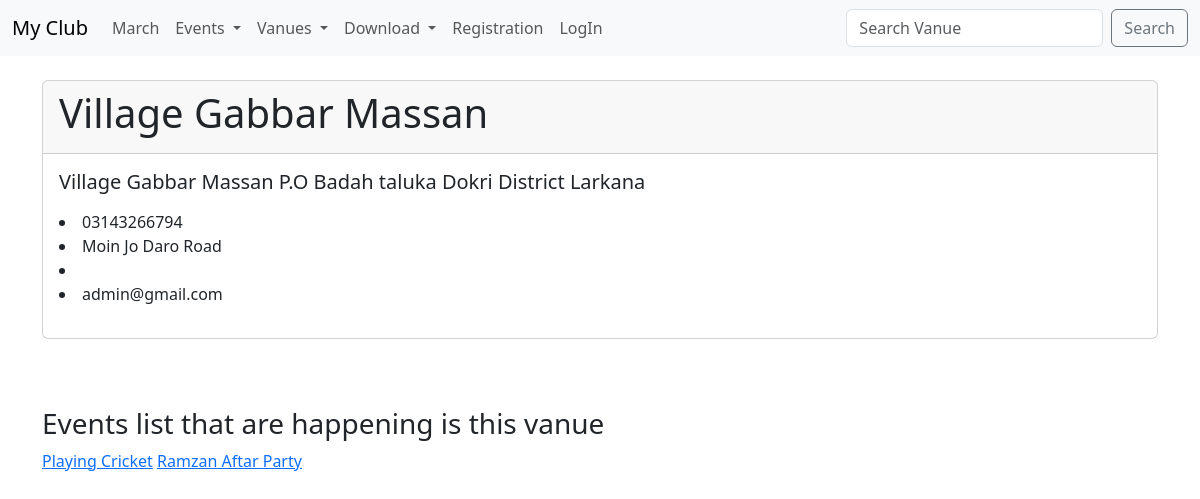
The app's page /vanue/2 with its own data.
### event/models.py (models this page shows, shortened)
class Vanue(models.Model):
    name = models.CharField(max_length=200)
    address = models.TextField()
    phone = models.CharField(max_length=15, blank=True)
    map_reference = models.CharField(max_length=50)
    owner = models.IntegerField("Vanue Owner", blank=False, default=1)
    image = models.ImageField(upload_to='images/', blank=True, null=True)

class Event(models.Model):
    title = models.CharField(max_length=200)
    description = models.TextField(blank=True)
    date = models.DateTimeField()
    created = models.DateTimeField(auto_now_add=True)
    updated = models.DateTimeField(auto_now=True)
    manager = models.ForeignKey(User, on_delete=models.SET_NULL, null=True, blank=True)
    vanue = models.ForeignKey(Vanue, on_delete=models.CASCADE, related_name='event')
    attend = models.ManyToManyField(MyUser, blank=True)
    aproved = models.BooleanField(default=False)
    def __str__(self):
        return self.title

### event/views.py (the view)
# urls.py: path("vanue/<int:id>", views.show_vanue, name='show_vanue'),
def show_vanue(request, id):
    van = Vanue.objects.get(pk=id)
    owner = User.objects.get(pk=van.owner)
    events = van.event.all()
    return render(request, "events/show_vanue.html", {"vanues": van, 'owner':owner, 'events':events})

### event/templates/events/show_vanue.html (shortened to what this page needs)
{% extends 'events/index.html'%}
{% block body %}
               <div class="card" style="margin-bottom: 20px;">
                <div class="card-header">
                    <h1>{{vanues.name}}</h1>
                </div>
                <div class="card-body">
                  <h5 class="card-title"> {{vanues.address}}</h5>
                  <p class="card-text">
                    <li>{{vanues.phone}}</li>
                    <li>{{vanues.map_reference}}</li>
                    <li>{{owner.first_name}} {{owner.last_name}}</li>
                    <li>{{owner.email}}</li>
                </p>
              </div>
            </div>
            <br>
            <br>
            <h3>Events list that are happening is this vanue</h3>
            {%if events%}
            {%for event in events%}
            <a href="{%url 'show_event' event.id %}" >{{event}}</a>
            {%endfor%}
            {%else%}
            <p>There is no event in this vanue</p>
            {%endif%}
    {%endblock%}

### records on screen
Vanue: name "Village Gabbar Massan", address "Village Gabbar Massan P.O Badah taluka Dokri District Larkana", phone "03143266794", map_reference "Moin Jo Daro Road"
Event: title "Playing Cricket"
Event: title "Ramzan Aftar Party"

### other values on screen
{{ owner.email }} "admin@gmail.com"
